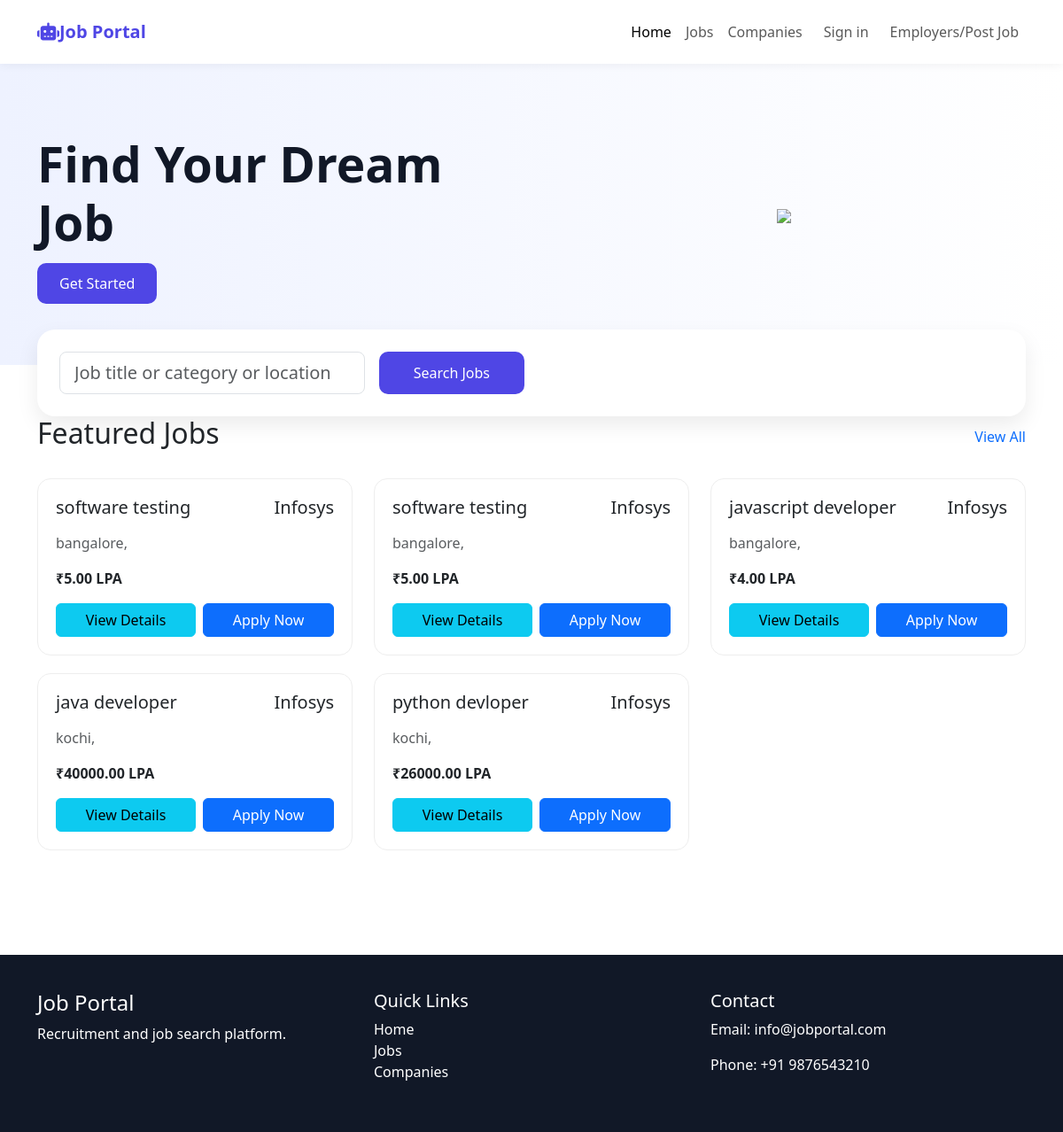
The app's page /, older data.
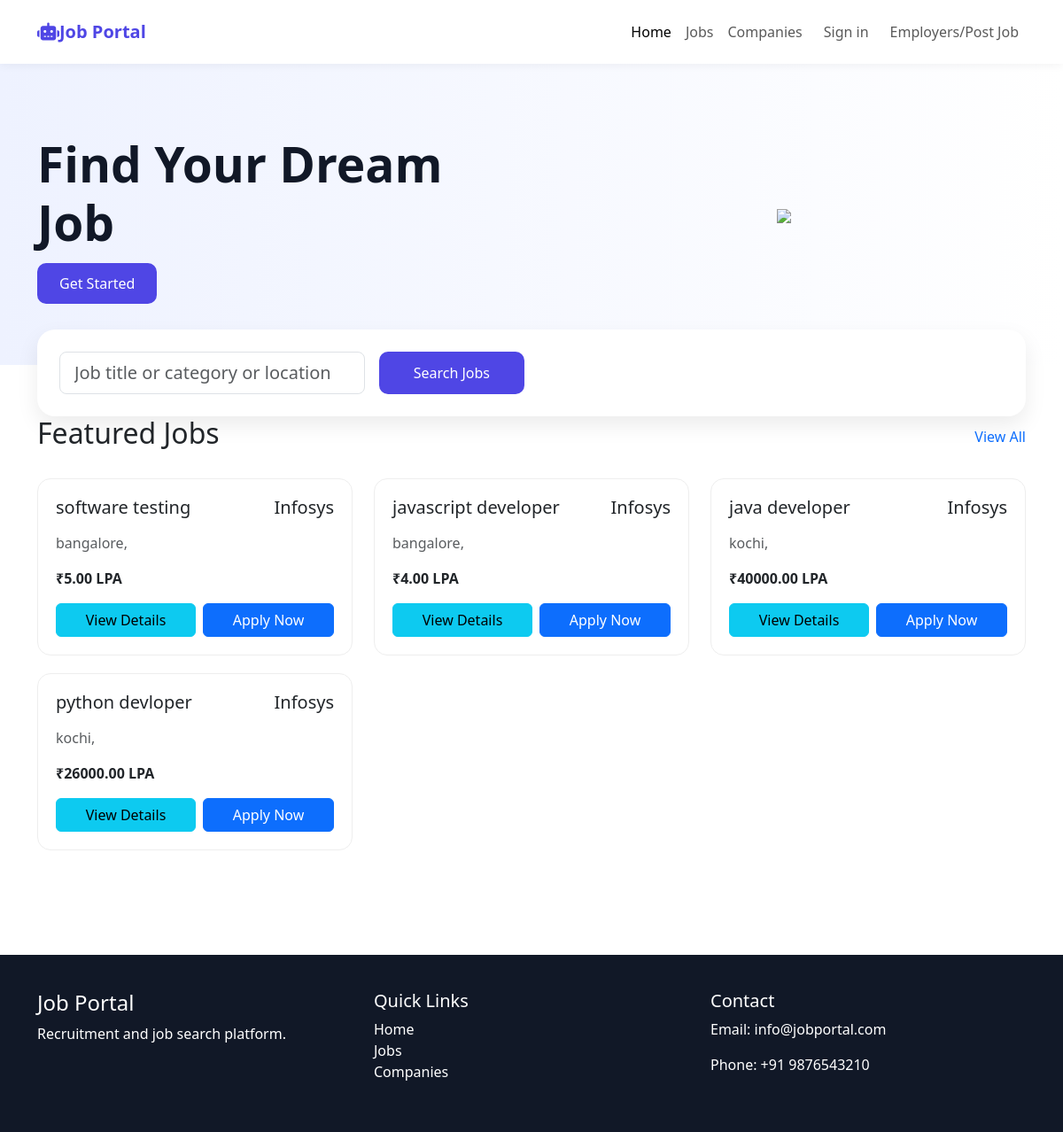
The same page, newer data.
### job/models.py (models this page shows, shortened)
class Job(models.Model):
    JOB_TYPES = (
        ('Full Time', 'Full Time'),
        ('Part Time', 'Part Time'),
        ('Internship', 'Internship'),
        ('Remote', 'Remote'),
    )
    EXPERIENCE_CHOICES = [
        ('Fresher', 'Fresher'),
        ('0-1', '0-1 Years'),
        ('1-3', '1-3 Years'),
        ('3-5', '3-5 Years'),
        ('5-10', '5-10 Years'),
        ('10+', '10+ Years'),
    ]
    title = models.CharField(max_length=200)
    company = models.ForeignKey(
        Company,
        on_delete=models.CASCADE,
        related_name='jobs'
    )
    location = models.CharField(max_length=200)
    salary = models.DecimalField(max_digits=10, decimal_places=2, null=True, blank=True)
    job_type = models.CharField(max_length=20, choices=JOB_TYPES)
    experience = models.CharField(
            max_length=20,
            choices=EXPERIENCE_CHOICES
        )
    vacancies = models.PositiveIntegerField(default=1)
    description = models.TextField()
    category = models.ForeignKey(
        JobCategory,
        on_delete=models.CASCADE
    )
    skills = models.ManyToManyField(Skill)
    posted_date = models.DateTimeField(auto_now_add=True)
    application_deadline = models.DateField()
    is_active = models.BooleanField(default=True)
    is_featured = models.BooleanField(default=False)
    plan = models.ForeignKey(
        FeaturedPlan,
        on_delete=models.CASCADE,
        null=True,
        blank=True
    )
    featured_until = models.DateField(
        null=True,
        blank=True
    )

### employer/models.py (models this page shows, shortened)
class Company(models.Model):
    user = models.OneToOneField(
        settings.AUTH_USER_MODEL,
        on_delete=models.CASCADE
    )
    COMPANY_SIZE_CHOICES = [
        ('1-10', '1-10 Employees'),
        ('11-50', '11-50 Employees'),
        ('51-200', '51-200 Employees'),
        ('201-500', '201-500 Employees'),
        ('501-1000', '501-1000 Employees'),
        ('1001+', '1001+ Employees'),
    ]
    company_name = models.CharField(max_length=200)
    logo = models.ImageField(upload_to='company_logos/', blank=True, null=True)
    industry = models.ForeignKey(
        Industry,
        on_delete=models.CASCADE
    )
    website = models.URLField(blank=True, null=True)
    linkedin_url = models.URLField(blank=True, null=True)
    facebook_url = models.URLField(blank=True, null=True)
    email = models.EmailField()
    phone = models.CharField(max_length=15)
    address = models.TextField()
    city = models.CharField(max_length=100)
    state = models.CharField(max_length=100)
    country = models.CharField(max_length=100)
    company_size = models.CharField(
                    max_length=20,
                    choices=COMPANY_SIZE_CHOICES
                )
    description = models.TextField(blank=True, null=True)
    founded_year = models.PositiveIntegerField(blank=True, null=True)
    is_verified = models.BooleanField(default=False)
    created_at = models.DateTimeField(auto_now_add=True)

### accounts/views.py (the view, shortened to what this page needs)
# urls.py: path('', views.home, name='home'),
def home(request):
    applied_jobs = []
    featured_jobs = Job.objects.filter(
        is_featured=True,
        company__is_verified=True,
        featured_until__gte=timezone.now().date()
    ).order_by('-id')[:6]
    context = {
        'featured_jobs': featured_jobs,
        'applied_jobs': applied_jobs
    }
    return render(request, 'accounts/home.html', context)

### templates/accounts/home.html (shortened to what this page needs)
{% extends 'base.html' %}
{% load static %}
{%  block css %}
  <link rel="stylesheet" href="{% static 'css/style.css' %}">
  <link rel="stylesheet" href="{% static 'css/home.css' %}">
   {% endblock %}
{% block content %}
<section class="hero">
  <div class="container">
    <div class="row align-items-center">
      <div class="col-lg-6">
        <h1>Find Your Dream Job</h1>
        <div class="mt-4">
          <a href="jobseeker/register/" style="text-decoration: none;" class="btn-main me-3">Get Started</a>
        </div>
      </div>
      <div class="col-lg-6 text-center mt-5 mt-lg-0">
        <img src="https://cdn-icons-png.flaticon.com/512/4712/4712109.png"
             class="img-fluid"
             width="450">
      </div>
    </div>
  </div>
</section>
<div class="container">
  <div class="search-box">
    <form method="get" action="/jobs">
    <div class="row g-3">
      <div class="col-md-4">
        <input type="text" name="q" class="form-control form-control-lg" placeholder="Job title or category or location">
      </div>
      <div class="col-md-2 d-grid">
        <button  class="btn-main" type="submit">Search Jobs</button>
      </div>
</form>
    </div>
  </div>
</div>
<section class="pb-5">
  <div class="container">
    <div class="d-flex justify-content-between align-items-center mb-4">
      <h2>Featured Jobs</h2>
      <a href="/jobs/featured_jobs/" class="text-decoration-none">View All</a>
    </div>
    <div class="row">
    {% for job in featured_jobs %}
      <div class="col-md-6 col-lg-4">
        <div class="job-card">
          <div class="d-flex justify-content-between">
            <h5>{{job.title}}</h5>
            <h5>{{job.company.company_name}}</h5>
          </div>
          <p class="text-muted mt-2">{{job.location}}, {{job.country}}</p>
          <div class="d-flex justify-content-between align-items-center">
            <strong>₹{{job.salary}} LPA</strong>
          </div>
          <div class="d-flex gap-2 mt-3">
         <a href="{% url 'job_details' job.id %}"
       class="btn btn-info flex-fill">
        View Details
    </a>
    {% if job.id in applied_jobs %}
        <button class="btn btn-success flex-fill"  disabled>
            Applied
        </button>
    {% else %}
        <a href="{% url 'job_details' job.id %}"
           class="btn btn-primary flex-fill">
            Apply Now
        </a>
    {% endif %}
</div>
        </div>
      </div>
      {%endfor%}
    </div>
  </div>
</section>
 {% endblock %}

Row changes from the older to the newer data that the page shows:
removed Job: title "software testing", company.company_name "Infosys", location "bangalore", salary "5.00", shows "Apply Now"
